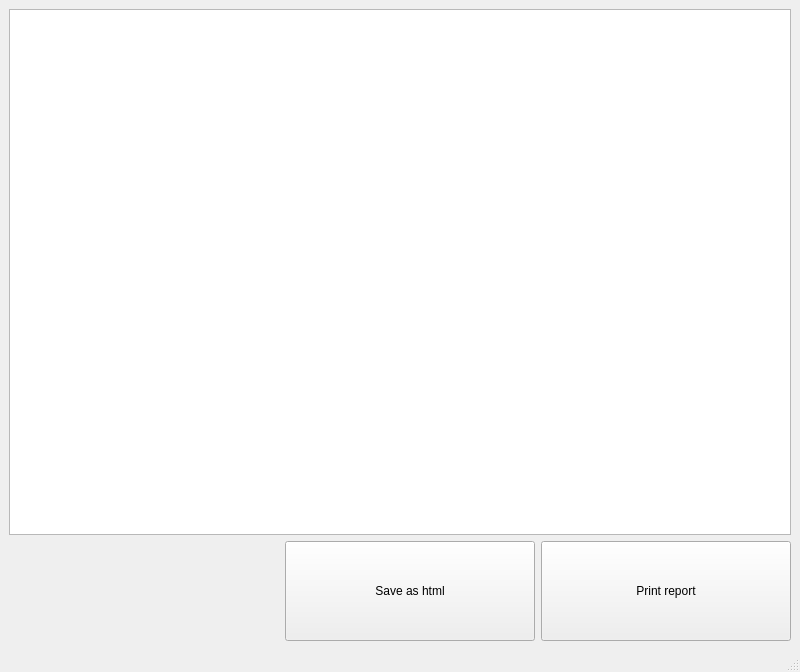
<?xml version="1.0" encoding="UTF-8"?>
<ui version="4.0">
 <class>MainWindow</class>
 <widget class="QMainWindow" name="MainWindow">
  <property name="geometry">
   <rect>
    <x>0</x>
    <y>0</y>
    <width>800</width>
    <height>672</height>
   </rect>
  </property>
  <property name="windowTitle">
   <string>MainWindow</string>
  </property>
  <widget class="QWidget" name="centralwidget">
   <layout class="QVBoxLayout" name="verticalLayout">
    <item>
     <widget class="QTextEdit" name="textEdit"/>
    </item>
    <item>
     <layout class="QHBoxLayout" name="horizontalLayout">
      <item>
       <spacer name="horizontalSpacer">
        <property name="orientation">
         <enum>Qt::Horizontal</enum>
        </property>
        <property name="sizeHint" stdset="0">
         <size>
          <width>40</width>
          <height>20</height>
         </size>
        </property>
       </spacer>
      </item>
      <item>
       <widget class="QPushButton" name="saveButton">
        <property name="sizePolicy">
         <sizepolicy hsizetype="Fixed" vsizetype="Fixed">
          <horstretch>0</horstretch>
          <verstretch>0</verstretch>
         </sizepolicy>
        </property>
        <property name="minimumSize">
         <size>
          <width>250</width>
          <height>100</height>
         </size>
        </property>
        <property name="toolTip">
         <string>Send by email (Ctrl + E)</string>
        </property>
        <property name="statusTip">
         <string>Send by email (Ctrl + E)</string>
        </property>
        <property name="text">
         <string>Save as html</string>
        </property>
        <property name="icon">
         <iconset resource="../res/res.qrc">
          <normaloff>:/icons/color/browser.png</normaloff>:/icons/color/browser.png</iconset>
        </property>
        <property name="iconSize">
         <size>
          <width>45</width>
          <height>45</height>
         </size>
        </property>
        <property name="shortcut">
         <string>Ctrl+E</string>
        </property>
       </widget>
      </item>
      <item>
       <widget class="QPushButton" name="printButton">
        <property name="sizePolicy">
         <sizepolicy hsizetype="Fixed" vsizetype="Fixed">
          <horstretch>0</horstretch>
          <verstretch>0</verstretch>
         </sizepolicy>
        </property>
        <property name="minimumSize">
         <size>
          <width>250</width>
          <height>100</height>
         </size>
        </property>
        <property name="toolTip">
         <string>Print report (Ctrl + P)</string>
        </property>
        <property name="statusTip">
         <string>Print report (Ctrl + P)</string>
        </property>
        <property name="text">
         <string>Print report</string>
        </property>
        <property name="icon">
         <iconset resource="../res/res.qrc">
          <normaloff>:/icons/color/news.png</normaloff>:/icons/color/news.png</iconset>
        </property>
        <property name="iconSize">
         <size>
          <width>45</width>
          <height>45</height>
         </size>
        </property>
        <property name="shortcut">
         <string>Ctrl+P</string>
        </property>
       </widget>
      </item>
     </layout>
    </item>
   </layout>
  </widget>
  <widget class="QStatusBar" name="statusbar"/>
 </widget>
 <resources>
  <include location="../res/res.qrc"/>
 </resources>
 <connections/>
</ui>
